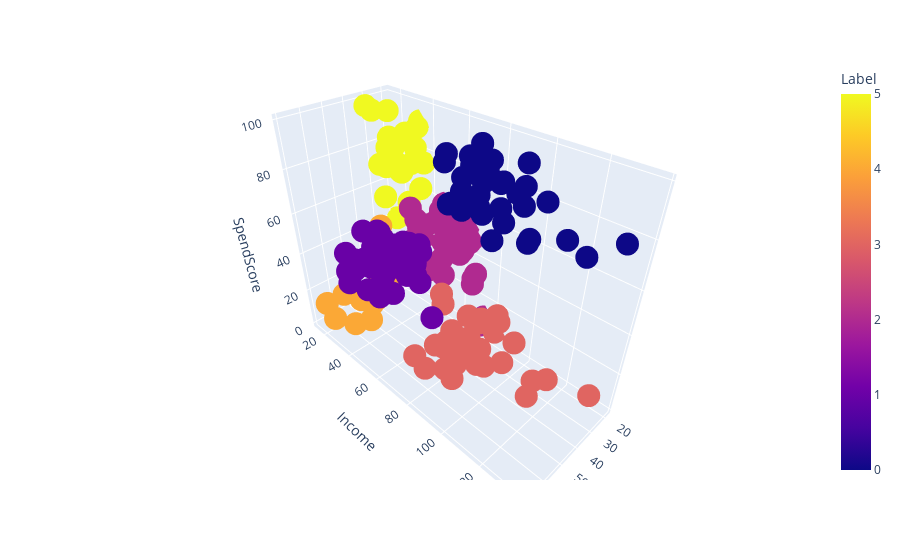

This figure's notebook cell:
### Code cell
import plotly.express as px
fig = px.scatter_3d(data_frame=X, x='Age', y='Income', z='SpendScore', color='Label')
fig.show()

### Figure 1 — Plotly figure (JSON) as saved in the notebook; plotly's stock layout.template omitted (floating-point values rounded to 4 significant figures; data arrays with more than 128 entries replaced by an {"elided": "..."} marker saying what was removed)
{"data": [{"hovertemplate": "Age=%{x}<br>Income=%{y}<br>SpendScore=%{z}<br>Label=%{marker.color}<extra></extra>", "legendgroup": "", "marker": {"color": {"elided": "200 int values"}, "coloraxis": "coloraxis", "symbol": "circle"}, "mode": "markers", "name": "", "scene": "scene", "showlegend": false, "type": "scatter3d", "x": {"elided": "200 int values"}, "y": {"elided": "200 int values"}, "z": {"elided": "200 int values"}}], "layout": {"coloraxis": {"colorbar": {"title": {"text": "Label"}}, "colorscale": [[0, "#0d0887"], [0.1111, "#46039f"], [0.2222, "#7201a8"], [0.3333, "#9c179e"], [0.4444, "#bd3786"], [0.5556, "#d8576b"], [0.6667, "#ed7953"], [0.7778, "#fb9f3a"], [0.8889, "#fdca26"], [1, "#f0f921"]]}, "legend": {"tracegroupgap": 0}, "margin": {"t": 60}, "scene": {"domain": {"x": [0, 1], "y": [0, 1]}, "xaxis": {"title": {"text": "Age"}}, "yaxis": {"title": {"text": "Income"}}, "zaxis": {"title": {"text": "SpendScore"}}}}}
